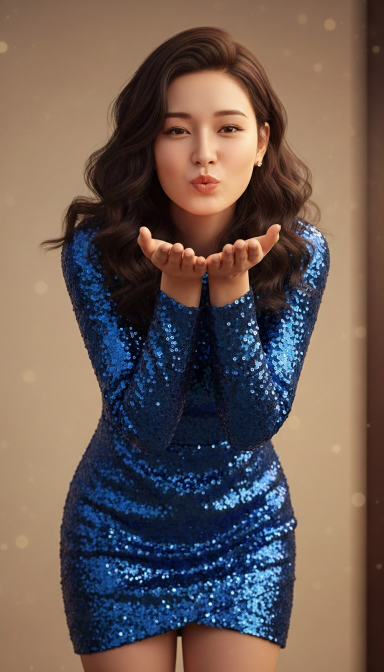
#> input picture experimental/agentic_ai_companion/companion_profile/photo_album/blow_kiss.jpg, 768 x 1344 px (shown at 1/2 size)
$ python gemini_child_recognition.py --image-path ../agentic_ai_companion/companion_profile/photo_album/blow_kiss.jpg
#> lines starting #> are read from the running program, lines starting #| are printed output that depends on the picture
#> further down, input_img is the input picture: PIL image 768x1344 RGB; mean R, G, B 107.5, 91.2, 84.6
import argparse
import enum
import io
import os
import time
from google.genai import types
from google import genai
from PIL import Image


def parse_args():
    parser = argparse.ArgumentParser()
    parser.add_argument("--image-path", type=str, required=True)
    return parser.parse_args()


args = parse_args()


def detect_child_in_image_file(image_path):
    with open(image_path, "rb") as f:
        image_bytes = f.read()

    return detect_child_in_image(image_bytes)


def detect_child_in_image(image_bytes):
    client = genai.Client(api_key=os.getenv("GEMINI_API_KEY"))

    class YesOrNo(enum.Enum):
        YES = "Yes"
        NO = "No"

    response = client.models.generate_content(
        model="gemini-2.5-flash",
        contents=[
            types.Part.from_bytes(
                data=image_bytes,
                mime_type="image/jpeg",
            ),
            "Does this image contain a child?",
        ],
        config={
            "response_mime_type": "text/x.enum",
            "response_schema": YesOrNo,
        },
    )

    return response


def resize_to_512_if_needed(image_path):
    """
    Resize image to fit within 512x512 square while maintaining aspect ratio.

    Args:
        image_path (str): Path to input image

    Returns:
        PIL.Image: Resized image
    """
    # Open the image
    with Image.open(image_path) as img:
        # Get original dimensions
        width, height = img.size
#> width = 768; height = 1344

        # Convert to RGB if necessary
        if img.mode != "RGB":
            img = img.convert("RGB")

        if width <= 512 and height <= 512:
            # Create a copy to avoid file handle issues
            return img.copy()

        # Calculate scaling factor to fit within 512x512
        scale = 512 / max(width, height)
#> scale = 0.381

        # Calculate new dimensions
        new_width = int(width * scale)
#> new_width = 292
        new_height = int(height * scale)
#> new_height = 512

        # Resize the image
        resized_img = img.resize(
            (new_width, new_height), Image.Resampling.LANCZOS
        )
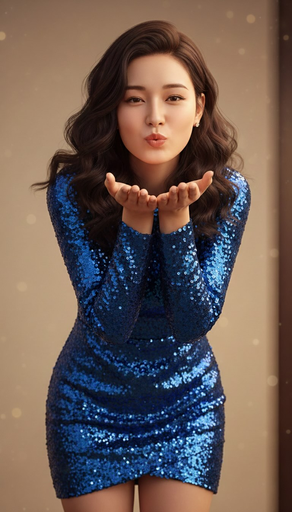
#> resized_img: PIL image 292x512 RGB; mean R, G, B 107.5, 91.2, 84.6
        return resized_img.copy()


# Example usage:
if __name__ == "__main__":
    # Show the input image
    input_img = Image.open(args.image_path)
    input_img.show()

    resized_img = resize_to_512_if_needed(args.image_path)
    # Display the resized image
    resized_img.show()

    bytesio = io.BytesIO()
    resized_img.save(bytesio, format="JPEG")
    bytesio.seek(0)
    resized_img_bytes = bytesio.getvalue()

    time_start = time.time()
#> (the run stopped early here; a loop or call above may not have finished)
